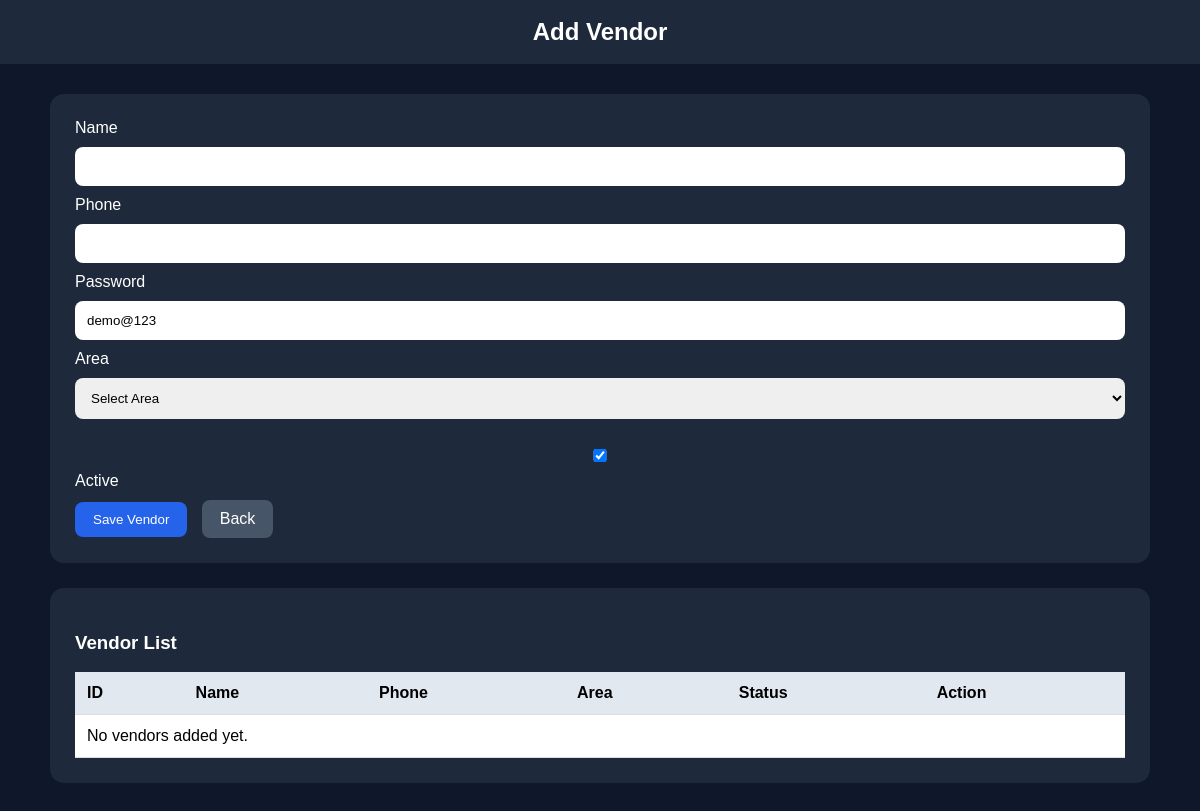
Page /add-vendor/ (signed in) on the earlier database version.
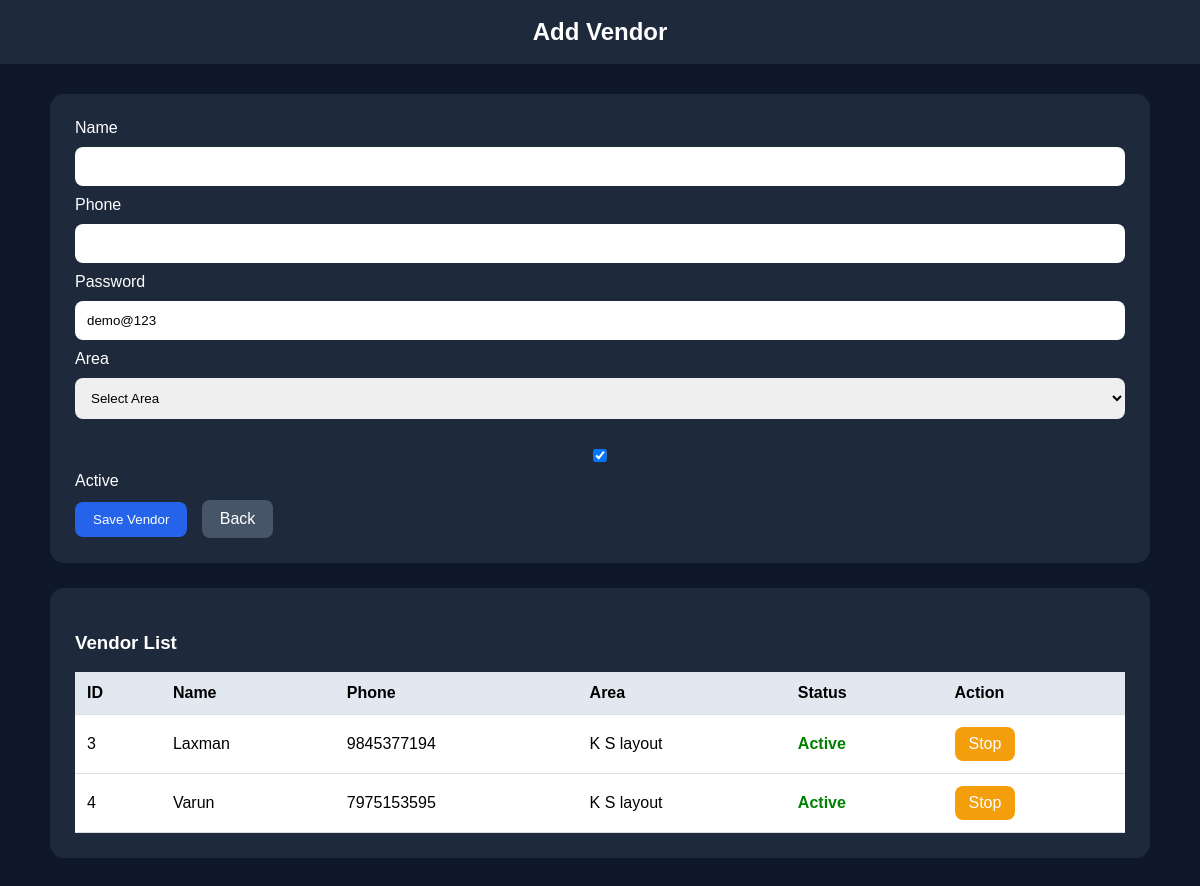
Same page on the later database version.
### core/models.py (models this page shows, shortened)
class Vendor(models.Model):
    name = models.CharField(max_length=100)
    phone = models.CharField(max_length=20, unique=True)
    password = models.CharField(max_length=100, default="demo@123")
    area = models.ForeignKey(Area, on_delete=models.CASCADE, related_name="vendors")
    opening_balance = models.DecimalField(max_digits=12, decimal_places=2, default=0)
    is_active = models.BooleanField(default=True)

class Area(models.Model):
    name = models.CharField(max_length=100, unique=True)
    is_active = models.BooleanField(default=True)

### core/views.py (the view, shortened to what this page needs)
# urls.py: path('add-vendor/', views.add_vendor, name='add_vendor'),
def add_vendor(request):
    if not request.session.get("is_admin_logged_in"):
        return redirect("admin_login")
    vendors = Vendor.objects.select_related("area").all().order_by("name")
    areas = Area.objects.all().order_by("name")
    return render(
        request,
        "core/add_vendor.html",
        {
            "vendors": vendors,
            "areas": areas,
        },
    )

### core/templates/core/add_vendor.html (shortened to what this page needs)
<!DOCTYPE html>
<html>
<head>
</head>
<body>
<div class="header">Add Vendor</div>
<div class="container">
    <div class="box">
        <form method="POST">
            <label>Name</label>
            <input type="text" name="name" required>
            <label>Phone</label>
            <input type="text" name="phone" required>
            <label>Password</label>
            <input type="text" name="password" value="demo@123">
            <label>Area</label>
            <select name="area" required>
                <option value="">Select Area</option>
            </select>
            <div class="check-row">
                <label>
                    <input type="checkbox" name="is_active" checked> Active
                </label>
            </div>
            <button type="submit">Save Vendor</button>
            <a href="{% url 'admin_dashboard' %}" class="back-btn">Back</a>
        </form>
    </div>
    <div class="box">
        <h3>Vendor List</h3>
        <table>
            <tr>
                <th>ID</th>
                <th>Name</th>
                <th>Phone</th>
                <th>Area</th>
                <th>Status</th>
                <th>Action</th>
            </tr>
            {% for vendor in vendors %}
            <tr>
                <td>{{ vendor.id }}</td>
                <td>{{ vendor.name }}</td>
                <td>{{ vendor.phone }}</td>
                <td>{{ vendor.area.name }}</td>
                <td>
                    {% if vendor.is_active %}
                        <span class="active">Active</span>
                    {% else %}
                        <span class="inactive">Inactive</span>
                    {% endif %}
                </td>
                <td>
                    <a href="{% url 'toggle_vendor_status' vendor.id %}" class="toggle-btn">
                        {% if vendor.is_active %}
                            Stop
                        {% else %}
                            Activate
                        {% endif %}
                    </a>
                </td>
            </tr>
            {% empty %}
            <tr>
                <td colspan="6">No vendors added yet.</td>
            </tr>
            {% endfor %}
        </table>
    </div>
</div>
</body>
</html>

Differences in the rows shown:
added Vendor: id "3", name "Laxman", phone "9845377194", area.name "K S layout", is_active "Active"
added Vendor: id "4", name "Varun", phone "7975153595", area.name "K S layout", is_active "Active"
Other differences:
text no longer shown: "No vendors added yet."
